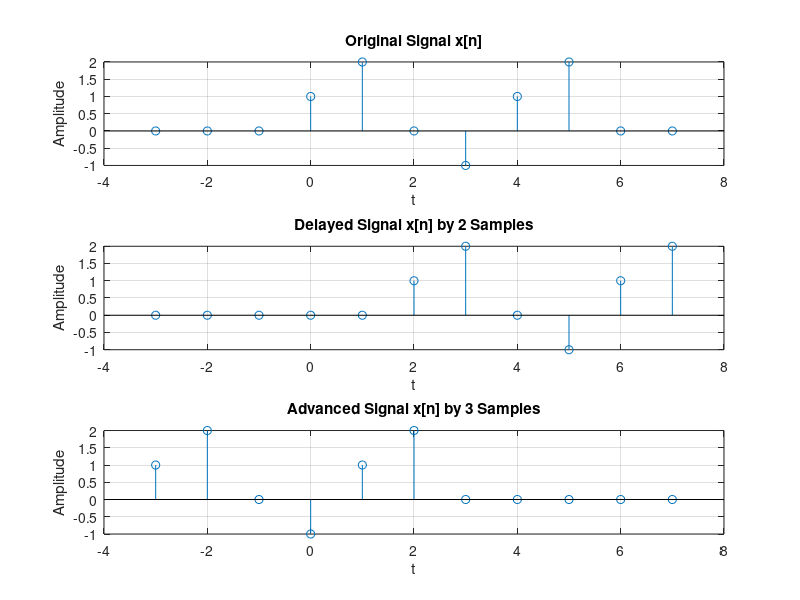

MATLAB code to generate this figure: (Note: this script raises an error after producing the figure.)
% Define the discrete-time index vector t
t = -3:1:7;
% Define the signal x[n]
x = zeros(size(t)); % Initialize x with zeros
x(t == 0) = 1; 
x(t == 1) = 2; 
x(t == 3) = -1; 
x(t == 4) = 1; 
x(t == 5) = 2; 
% Plot the signal
% stem(t, x); % Plot discrete-time sequence as stems
% title('Discrete-Time Signal x[n]=δ[n]+2δ[n-1]-δ[n-3]+δ[n-4]+2δ[n-5]');
% xlabel('t');
% ylabel('Amplitude');
% xlim([min(t) max(t)]); % Set the x-axis limits based on the range of n
% ylim([-2 3]); % Set the y-axis limits
% grid on; % Enable the grid
% Delayed signal (x delayed by 2 samples)
t_delayed = -3:1:7;
% Define the signal x[n]
x_delayed = zeros(size(t)); % Initialize x with zeros
x_delayed(t_delayed == 2) = 1; 
x_delayed(t_delayed == 3) = 2; 
x_delayed(t_delayed == 5) = -1; 
x_delayed(t_delayed == 6) = 1; 
x_delayed(t_delayed == 7) = 2;

% Advanced signal (x advanced by 3 samples)
t_advanced = -3:1:7;
% Define the signal x[n]
x_advanced = zeros(size(t)); % Initialize x with zeros
x_advanced(t_advanced == -3) = 1; 
x_advanced(t_advanced == -2) = 2; 
x_advanced(t_advanced == 0) = -1; 
x_advanced(t_advanced == 1) = 1; 
x_advanced(t_advanced == 2) = 2;
figure;
% Plot the original signal
subplot(3, 1, 1);
stem(t, x);
title('Original Signal x[n]');
xlabel('t');
ylabel('Amplitude');
grid on;
% Plot the delayed signal
subplot(3, 1, 2);
stem(t_delayed, x_delayed);
title('Delayed Signal x[n] by 2 Samples');
xlabel('t');
ylabel('Amplitude');
grid on;
% Plot the advanced signal
subplot(3, 1, 3);
stem(t_advanced, x_advanced);
title('Advanced Signal x[n] by 3 Samples');
xlabel('t');
ylabel('Amplitude');
grid on;
% Adjust subplot spacing
sgtitle('Original Signal with its Delay and Advance');
% Ensure the plots are displayed
grid on;
% sum of the two signals x_1 and x_2
n = 0:1:5;
x_1 = zeros(size(n)); % Initialize x with zeros
x_1(n == 1) = -1; 
x_1(n == 2) = 3; 
x_2 = zeros(size(n));
x_2(n == 1) = 3; 
x_2(n == 2) = 3; 
x_2(n == 3) = 1; 
x_2(n == 4) = -2; 
% implement sum signals
x_sum = x_1 + x_2;
% plot the figure and subplot
figure;
subplot(3, 1, 1);
stem(n, x_1);
title('Signal x1');
xlabel('n');
ylabel('Amplitude');
grid on;
subplot(3, 1, 2);
stem(n, x_2);
title('Signal x2');
xlabel('n');
ylabel('Amplitude');
grid on;
subplot(3, 1, 3);
stem(n, x_sum);
title('Signal of Sum of x1 and x2');
xlabel('n');
ylabel('Amplitude');
grid on;
% test for adding two sequence
n1 = -5:5;
x1 = [1 3 0 1 5 2 1 0 3 0 1];
n2 = -3:7;
x2 = [3 2 0 1 5 1 0 2 2 4 0];
[y, nOut] = AddSeq(x1, n1, x2, n2);
% convolution part
n = -3:1:3;
x = [1 0 -1 0 1 0 -1];
h = zeros(size(n));
h(n == 0) = 1;
y1 = conv(x, h, 'same');
% Plot x[n]
subplot(3, 1, 1);
stem(n, x, 'b', 'filled');
xlabel('n');
ylabel('x[n]');
title('Input Signal x[n]');
% Plot h0[n]
subplot(3, 1, 2);
stem(n, h, 'r', 'filled');
xlabel('n');
ylabel('h[n]');
title('Impulse Response h[n]');
% Plot y[n]
subplot(3, 1, 3);
stem(n, y1, 'g', 'filled');
xlabel('n');
ylabel('y[n]');
title('Convolution Result y[n] = x[n] * h[n]');
sgtitle('x[n], h[n], and y[n]');
% Adjust the figure for better visualization
set(gcf, 'Position', [150, 150, 800, 600]);

